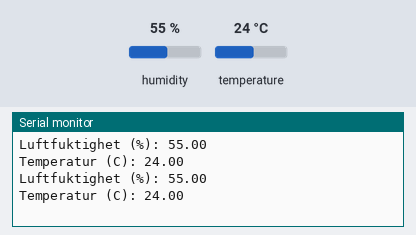
This sketch was run on a simulated Arduino Uno, built with avr-gcc and run on an emulated ATmega328P. Shown: the last lines printed to the serial monitor. The inputs (shaded band) are chosen by the test bench; at power-on: humidity 55 %, temperature 24 °C.

Above: at 5.8 s.
5.9 s: humidity set to 22 %
At 10.8 s:
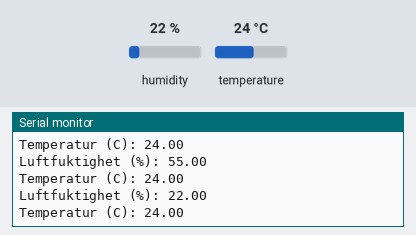
11.9 s: temperature set to 12 °C
At 15.4 s:
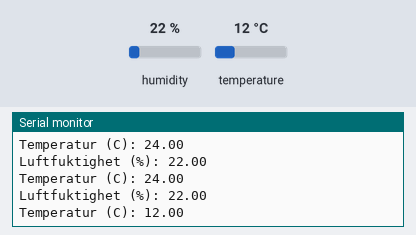
17.9 s: humidity set to 40 %
At 21.3 s:
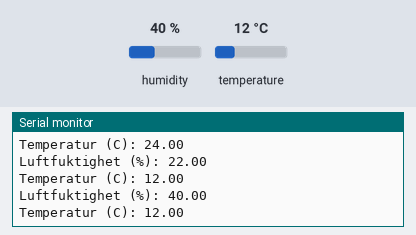
Timing chart, 0 to 22.8 s (numbered marks = the images above; inputs shaded):
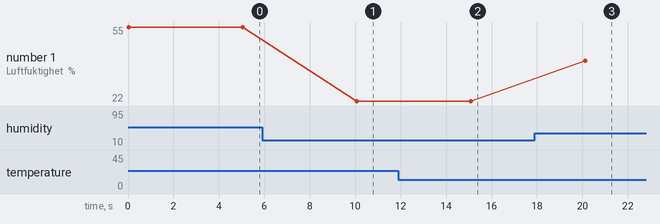

Measured:
- after the input at 5.9 s, the serial monitor: prints a new line after 4.2 s (image 1)
- after the input at 11.9 s, the serial monitor: prints a new line after 3.2 s (image 2)
- after the input at 17.9 s, the serial monitor: prints a new line after 2.2 s (image 3)
- plotted number 1: 55 → 22 after the input at 5.9 s, 22 → 40 after the input at 17.9 s

The sketch:

hum_temp.ino
```cpp
#include <dht11.h>
#define DHT11PIN 8

dht11 DHT11;

void setup()
{
  Serial.begin(9600);

}

void loop()
{
  Serial.println();

  int chk = DHT11.read(DHT11PIN);

  Serial.print("Luftfuktighet (%): ");
  Serial.println((float)DHT11.humidity, 2);

  Serial.print("Temperatur (C): ");
  Serial.println((float)DHT11.temperature, 2);

  delay(5000);
}
```
